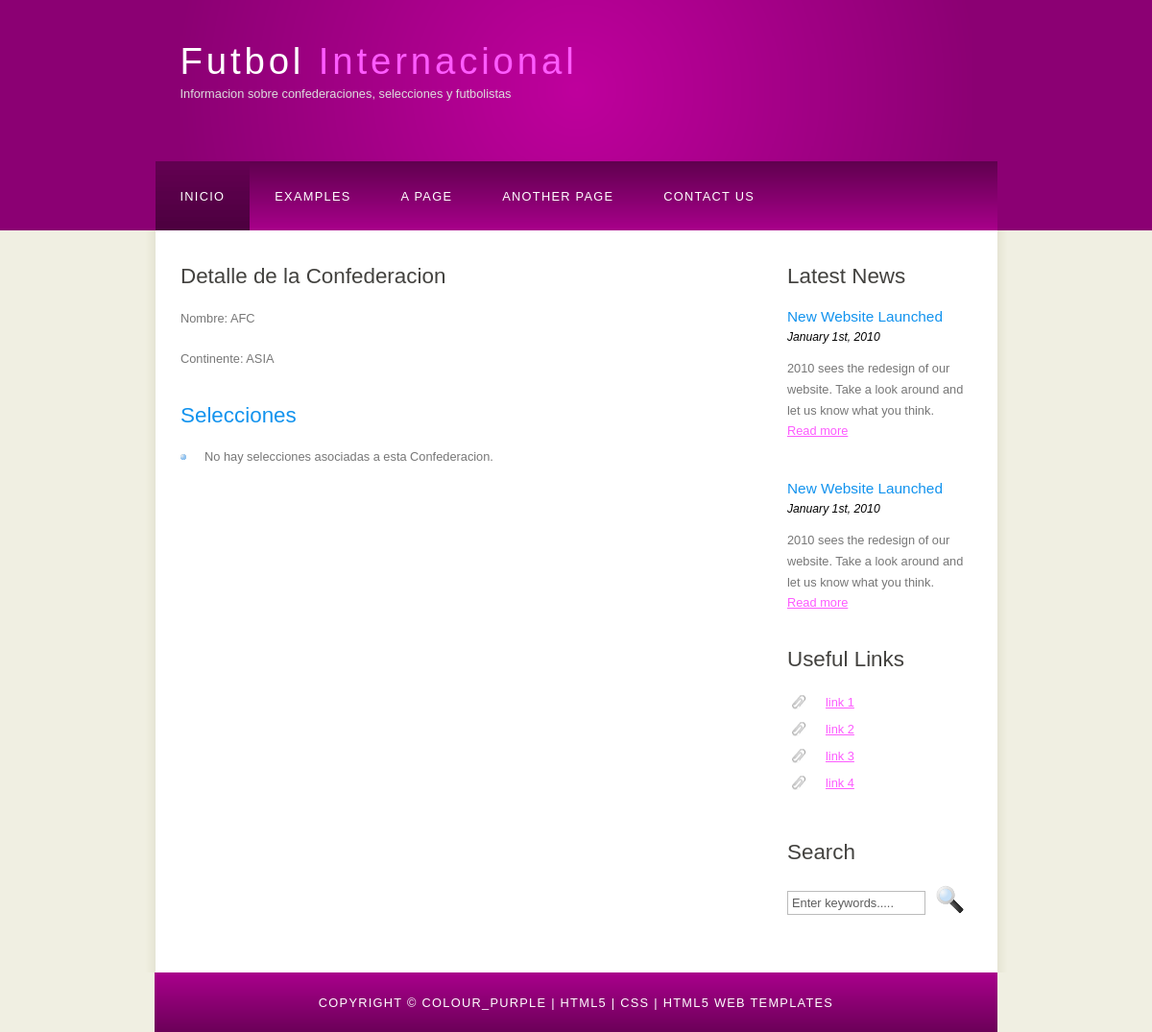
/seleccionesAPP/detalleConfederacion/2/, run on an earlier commit of the app's database.
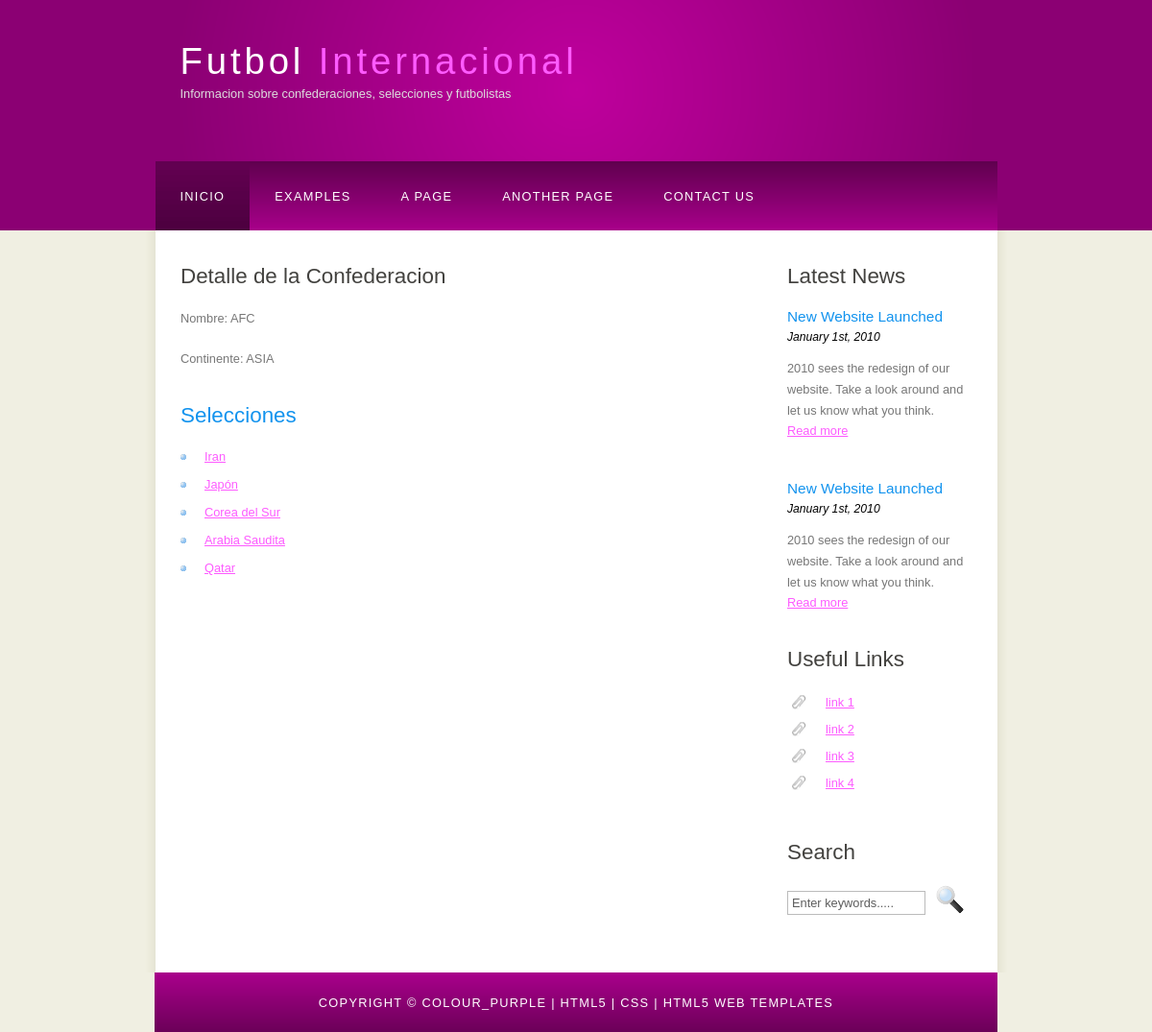
And on a later commit of the database.
### seleccionesAPP/models.py (models this page shows, shortened)
class Seleccion(models.Model):
    nombre = models.CharField(max_length=100)
    confederacion = models.ForeignKey(Confederacion, on_delete=models.CASCADE, related_name='seleccion')

### seleccionesAPP/views.py (the view)
# urls.py: path('detalleConfederacion/<int:id_confederacion>/', views.detalleConfederacion,name='detalleConfederacion'),
def detalleConfederacion(request, id_confederacion):
    confederacion = get_object_or_404(Confederacion, pk=id_confederacion)
    contexto = {'confederacion': confederacion}
    return render(request, 'detalleConfederacion.html', contexto)

### seleccionesAPP/templates/detalleConfederacion.html (shortened to what this page needs)
{% extends 'base.html' %}
{% block contenido %}
<html>
<head>
</head>
<body>
    <h1>Detalle de la Confederacion</h1>
    <p>Nombre: {{ confederacion.nombre }}</p>
    <p>Continente: {{ confederacion.continente }}</p>
    <h2>Selecciones</h2>
    <ul>
    {% for seleccion in confederacion.seleccion.all %}
        <li>
            <a href="{% url 'detalleSeleccion' seleccion.id %}">
                {{ seleccion.nombre }}
            </a>
        </li>
    {% empty %}
        <li>No hay selecciones asociadas a esta Confederacion.</li>
    {% endfor %}
    </ul>
</body>
</html>
{% endblock %}

What changed in the data, as far as the page shows it:
added Seleccion: nombre "Iran"
added Seleccion: nombre "Japón"
added Seleccion: nombre "Corea del Sur"
added Seleccion: nombre "Arabia Saudita"
added Seleccion: nombre "Qatar"
Also different on the page:
text no longer shown: "No hay selecciones asociadas a esta Confederacion."
